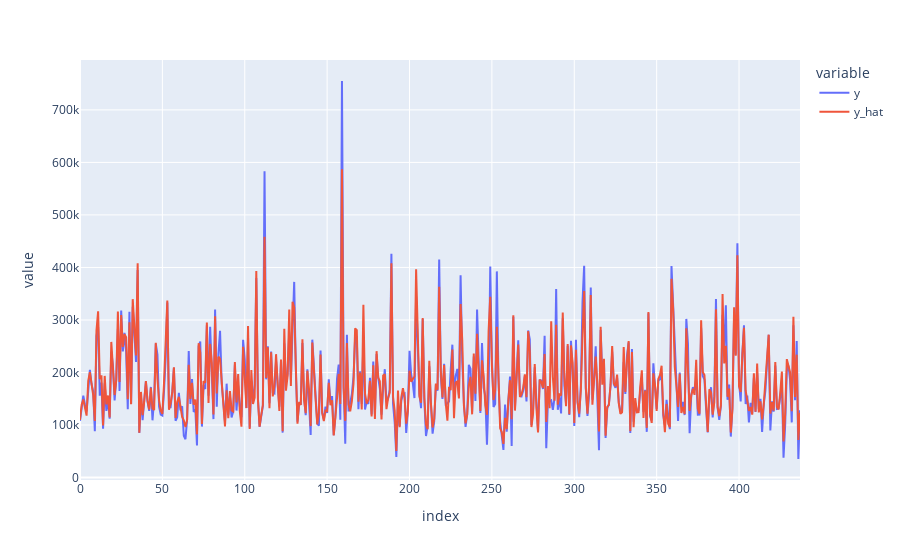

The notebook cell saved with this chart:
### Code cell
px.line(tablo, x=tablo.index, y=["y","y_hat"])

### Figure 1 — Plotly figure (JSON) as saved in the notebook; plotly's stock layout.template omitted (floating-point values rounded to 4 significant figures; data arrays with more than 128 entries replaced by an {"elided": "..."} marker saying what was removed)
{"data": [{"hovertemplate": "variable=y<br>index=%{x}<br>value=%{y}<extra></extra>", "legendgroup": "y", "line": {"color": "#636efa", "dash": "solid"}, "marker": {"symbol": "circle"}, "mode": "lines", "name": "y", "orientation": "v", "showlegend": true, "type": "scatter", "x": {"elided": "438 int values"}, "xaxis": "x", "y": {"elided": "438 int values"}, "yaxis": "y"}, {"hovertemplate": "variable=y_hat<br>index=%{x}<br>value=%{y}<extra></extra>", "legendgroup": "y_hat", "line": {"color": "#EF553B", "dash": "solid"}, "marker": {"symbol": "circle"}, "mode": "lines", "name": "y_hat", "orientation": "v", "showlegend": true, "type": "scatter", "x": {"elided": "438 int values"}, "xaxis": "x", "y": {"elided": "438 float values"}, "yaxis": "y"}], "layout": {"legend": {"title": {"text": "variable"}, "tracegroupgap": 0}, "margin": {"t": 60}, "xaxis": {"anchor": "y", "domain": [0, 1], "title": {"text": "index"}}, "yaxis": {"anchor": "x", "domain": [0, 1], "title": {"text": "value"}}}}
